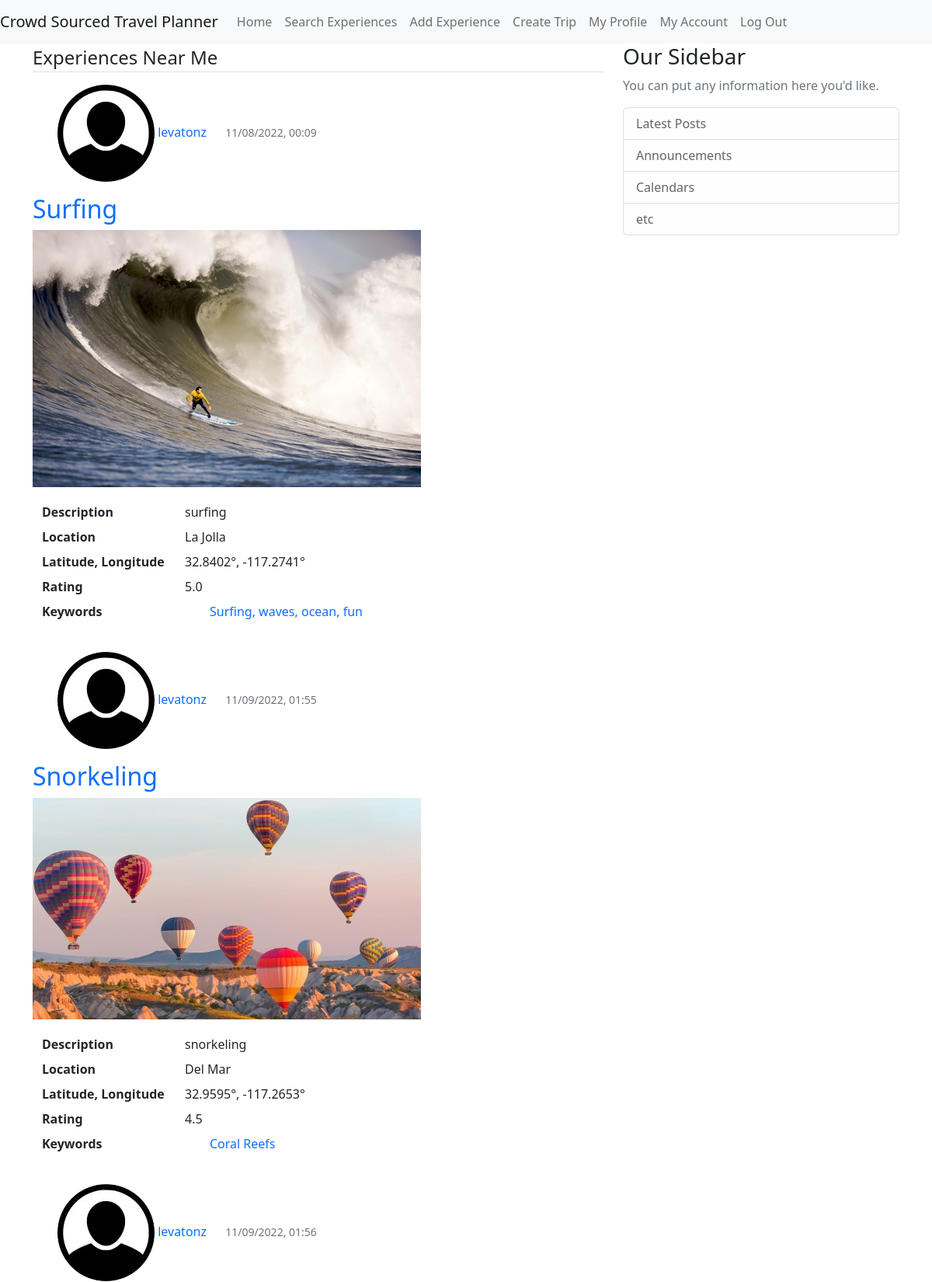
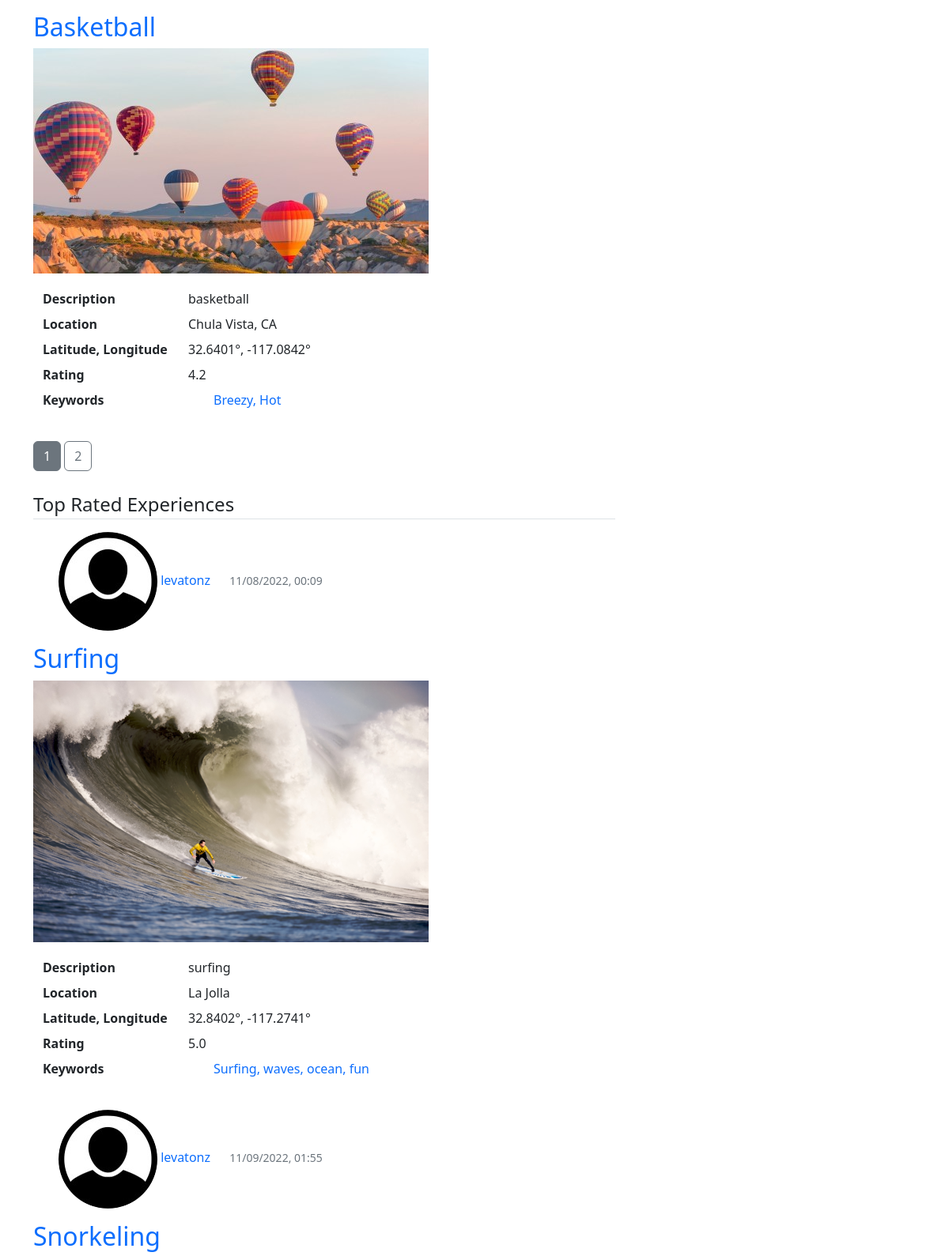
Screenshot of /landing (signed in, upper part) with the database file from the repository (2 pictures, top to bottom).
### CrowdSourcedTravelPlanner/models.py (models this page shows, shortened)
class Experience(db.Model):
    id = db.Column(db.Integer, primary_key=True)
    title = db.Column(db.String(100), nullable=False)
    description = db.Column(db.Text, nullable=False)
    location = db.Column(db.String(100), nullable=False)
    rating = db.Column(db.Float, nullable=False)
    date_posted = db.Column(db.DateTime, nullable=False, default=datetime.utcnow)
    image_file = db.Column(db.String(20), nullable=False, default='default.jpg')
    user_id = db.Column(db.Integer, db.ForeignKey('user.id'), nullable=False)
    latitude = db.Column(db.Float, nullable=True)  # Temporarily nullable for now while I'm testing
    longitude = db.Column(db.Float, nullable=True)  # Re-evaluate later
    keywords = db.relationship('Keyword', order_by=Keyword.id, back_populates='experience')

class User(db.Model, UserMixin):
    id = db.Column(db.Integer, primary_key=True)
    username = db.Column(db.String(20), unique=True, nullable=False)
    email = db.Column(db.String(120), unique=True, nullable=False)
    image_file = db.Column(db.String(20), nullable=False, default='default.jpg')
    password = db.Column(db.String(60), nullable=False)
    date_account_created = db.Column(db.DateTime, nullable=False, default=datetime.utcnow)
    experiences = db.relationship('Experience', backref='author', lazy=True)
    trips = db.relationship('Trip', backref='author', lazy=True)
    location = db.Column(db.String(100), nullable=True, default="")
    latitude = db.Column(db.Float, nullable=True)  # Temporarily nullable for now while I'm testing
    longitude = db.Column(db.Float, nullable=True)  # Re-evaluate later
    sort = db.Column(db.String(20), nullable=True, default='recent')

class Keyword(db.Model):
    __tablename__ = "keywords"
    id = db.Column(db.Integer, primary_key=True)
    keyword_text = db.Column(db.String, nullable=False)
    experience_id = db.Column(db.Integer, db.ForeignKey('experience.id'))
    experience = db.relationship("Experience", back_populates="keywords")

### CrowdSourcedTravelPlanner/routes.py (the view)
@app.route('/')
@app.route("/landing")
def landing():
    page = request.args.get('page', 1, type=int)
    nearby_page = request.args.get('nearby_page', 1, type=int)
    if not current_user.is_authenticated:
        experiences = Experience.query.order_by(Experience.date_posted.desc()).paginate(page=page, per_page=5)
        return render_template('landing.html', experiences=experiences)
    if current_user.sort == 'recent':
        experiences = Experience.query.order_by(Experience.date_posted.desc()).paginate(page=page, per_page=3)
    if current_user.sort == 'top_rated':
        experiences = Experience.query.order_by(Experience.rating.desc()).paginate(page=page, per_page=3)
    if current_user.is_authenticated and current_user.location != "":
        nearby_experiences = Experience.query.filter(
            and_(Experience.longitude - current_user.longitude < 0.5, Experience.latitude - current_user.latitude < 0.5,
                 current_user.longitude - Experience.longitude < 0.5, current_user.latitude - Experience.latitude < 0.5)).paginate(
            page=nearby_page, per_page=3)
        return render_template('landing.html', experiences=experiences, nearby_experiences=nearby_experiences)
    return render_template('landing.html', experiences=experiences)

### CrowdSourcedTravelPlanner/models.py (called while the page is built)
@login_manager.user_loader
def load_user(user_id):
    return User.query.get(int(user_id))

### CrowdSourcedTravelPlanner/templates/landing.html (shortened to what this page needs)
{% extends "pageLayout.html" %}
{% block content %}
    {% if current_user.is_authenticated and current_user.location != "" %}
        <legend class="border-bottom mb-3">Experiences Near Me</legend>
        {% for nearby_experience in nearby_experiences.items %}
            <article class="media content-section">
                <div class="media-body">
                    <ul>
                        <li style="display:inline-block;">
                            <a href="{{ url_for('user_experiences', username=nearby_experience.author.username) }}">
                                <img class="rounded-circle article-img"
                                     src="{{ url_for('static', filename='profile_pics/' + nearby_experience.author.image_file) }}">
                            </a>
                        </li>
                        <li style="display:inline-block;">
                            <a class="mr-2 text-decoration-none" href="{{ url_for('user_experiences', username=nearby_experience.author.username) }}">{{ nearby_experience.author.username }}</a>
                        </li>
                        <li style="display:inline-block; padding-left: 20px;">
                            <small class="text-muted ">{{ nearby_experience.date_posted.strftime('%m/%d/%Y, %H:%M') }}</small>
                        </li>
                    </ul>
                    <h2><a class="article-title text-decoration-none"
                        href="{{ url_for('experience', experience_id=nearby_experience.id) }}">{{ nearby_experience.title }}</a></h2>
                    <a href="{{ url_for('experience', experience_id=nearby_experience.id) }}">
                        <img class="img-rounded"
                             src="{{ url_for('static', filename='experience_pics/' + nearby_experience.image_file) }}">
                    </a>
                    <div class="container" style="margin-top: 20px;">
                        <dl class="row">
                            <dt class="col-sm-3">Description</dt>
                            <dd class="col-sm-9">{{ nearby_experience.description }}</dd>
                            <dt class="col-sm-3">Location</dt>
                            <dd class="col-sm-9">{{ nearby_experience.location }}</dd>
                            <dt class="col-sm-3">Latitude, Longitude</dt>
                            <dd class="col-sm-9">
                                {% if nearby_experience.latitude != -200 and nearby_experience.longitude != -200 %}
                                    {{ nearby_experience.latitude }}°, {{ nearby_experience.longitude }}°
                                {% else %}
                                    Latitude and Longitude not found for this location.
                                {% endif %}
                            </dd>
                            <dt class="col-sm-3">Rating</dt>
                            <dd class="col-sm-9">{{ nearby_experience.rating }}</dd>
                            <dt class="col-sm-3">Keywords</dt>
                            <dd class="col-sm-9">
                                {% if nearby_experience.keywords|length == 1 %}
                                    <ul>
                                        <li style="display:inline-block;">
                                            <a class="mr-2 text-decoration-none" href="{{ url_for('keyword', keyword_text=nearby_experience.keywords[0].keyword_text) }}">{{ nearby_experience.keywords[0].keyword_text }}</a>
                                        </li>
                                    </ul>
                                {% elif nearby_experience.keywords|length > 1 %}
                                    <ul>
                                        {% for keyword in nearby_experience.keywords[:-1] %}
                                            <li style="display:inline-block;">
                                                <a class="mr-2 text-decoration-none" href="{{ url_for('keyword', keyword_text=keyword.keyword_text) }}">{{ keyword.keyword_text }}, </a>
                                            </li>
                                        {% endfor %}
                                        <li style="display:inline-block;">
                                            <a class="mr-2 text-decoration-none" href="{{ url_for('keyword', keyword_text=nearby_experience.keywords[-1].keyword_text) }}">{{ nearby_experience.keywords[-1].keyword_text }}</a>
                                        </li>
                                    </ul>
                                {% endif %}
                            </dd>
                        </dl>
                    </div>
                </div>
            </article>
        {% endfor %}
        {% for nearby_page_num in nearby_experiences.iter_pages() %}
            {% for page_num in experiences.iter_pages() %}
                {% if nearby_page_num %}
                    {% if page_num == experiences.page %}
                        {% if nearby_experiences.page == nearby_page_num %}
                            <a class="btn btn-secondary mb-4" href="{{ url_for('landing', page=page_num, nearby_page=nearby_page_num) }}">{{ nearby_page_num }}</a>
                        {% else %}
                            <a class="btn btn-outline-secondary mb-4" href="{{ url_for('landing', page=page_num, nearby_page=nearby_page_num) }}">{{ nearby_page_num }}</a>
                        {% endif %}
                    {% endif %}
                {% else %}
                    ...
                {% endif %}
            {% endfor %}
        {% endfor %}
    {% endif %}
    {% if current_user.is_authenticated and current_user.sort == 'top_rated' %}
        <legend class="border-bottom mb-3">Top Rated Experiences</legend>
    {% else %}
        <legend class="border-bottom mb-3">Recently Added Experiences</legend>
    {% endif %}
    {% for experience in experiences.items %}
        <article class="media content-section">
            <div class="media-body">
                <ul>
                    <li style="display:inline-block;">
                        <a href="{{ url_for('user_experiences', username=experience.author.username) }}">
                            <img class="rounded-circle article-img"
                                 src="{{ url_for('static', filename='profile_pics/' + experience.author.image_file) }}">
                        </a>
                    </li>
                    <li style="display:inline-block;">
                        <a class="mr-2 text-decoration-none" href="{{ url_for('user_experiences', username=experience.author.username) }}">{{ experience.author.username }}</a>
                    </li>
                    <li style="display:inline-block; padding-left: 20px;">
                        <small class="text-muted ">{{ experience.date_posted.strftime('%m/%d/%Y, %H:%M') }}</small>
                    </li>
                </ul>
                <h2><a class="article-title text-decoration-none"
                       href="{{ url_for('experience', experience_id=experience.id) }}">{{ experience.title }}</a></h2>
                <a href="{{ url_for('experience', experience_id=experience.id) }}">
                    <img class="img-rounded"
                         src="{{ url_for('static', filename='experience_pics/' + experience.image_file) }}">
                </a>
                <div class="container" style="margin-top: 20px;">
                    <dl class="row">
                        <dt class="col-sm-3">Description</dt>
                        <dd class="col-sm-9">{{ experience.description }}</dd>
                        <dt class="col-sm-3">Location</dt>
                        <dd class="col-sm-9">{{ experience.location }}</dd>
                        <dt class="col-sm-3">Latitude, Longitude</dt>
                        <dd class="col-sm-9">
                            {% if experience.latitude != -200 and experience.longitude != -200 %}
                                {{ experience.latitude }}°, {{ experience.longitude }}°
                            {% else %}
                                Latitude and Longitude not found for this location.
                            {% endif %}
                        </dd>
                        <dt class="col-sm-3">Rating</dt>
                        <dd class="col-sm-9">{{ experience.rating }}</dd>
                        <dt class="col-sm-3">Keywords</dt>
                        <dd class="col-sm-9">
                            {% if experience.keywords|length == 1 %}
                                <ul>
                                    <li style="display:inline-block;">
                                        <a class="mr-2 text-decoration-none" href="{{ url_for('keyword', keyword_text=experience.keywords[0].keyword_text) }}">{{ experience.keywords[0].keyword_text }}</a>
                                    </li>
                                </ul>
                            {% elif experience.keywords|length > 1 %}
                                <ul>
                                    {% for keyword in experience.keywords[:-1] %}
                                        <li style="display:inline-block;">
                                            <a class="mr-2 text-decoration-none" href="{{ url_for('keyword', keyword_text=keyword.keyword_text) }}">{{ keyword.keyword_text }}, </a>
                                        </li>
                                    {% endfor %}
                                    <li style="display:inline-block;">
                                        <a class="mr-2 text-decoration-none" href="{{ url_for('keyword', keyword_text=experience.keywords[-1].keyword_text) }}">{{ experience.keywords[-1].keyword_text }}</a>
                                    </li>
                                </ul>
                            {% endif %}
                        </dd>
                    </dl>
                </div>
            </div>
        </article>
    {% endfor %}
{% endblock content %}}

### rows the page displays
Experience: image_file (placeholder picture), author.username "levatonz", date_posted "11/08/2022, 00:09", title "Surfing", image_file (picture), description "surfing", location "La Jolla", latitude "32.8402", longitude "-117.2741", rating "5.0", keyword_text "fun"
Keyword: keyword_text "Surfing"
Keyword: keyword_text "waves"
Keyword: keyword_text "ocean"
Experience: image_file (placeholder picture), author.username "levatonz", date_posted "11/09/2022, 01:55", title "Snorkeling", description "snorkeling", location "Del Mar", latitude "32.9595", longitude "-117.2653", rating "4.5", keyword_text "Coral Reefs"
Experience: image_file (placeholder picture), author.username "levatonz", date_posted "11/09/2022, 01:56", title "Basketball", description "basketball", location "Chula Vista, CA", latitude "32.6401", longitude "-117.0842", rating "4.2", keyword_text "Hot"
Keyword: keyword_text "Breezy"

### other values shown
{{ nearby_page_num }} "1"
{{ nearby_page_num }} "2"
